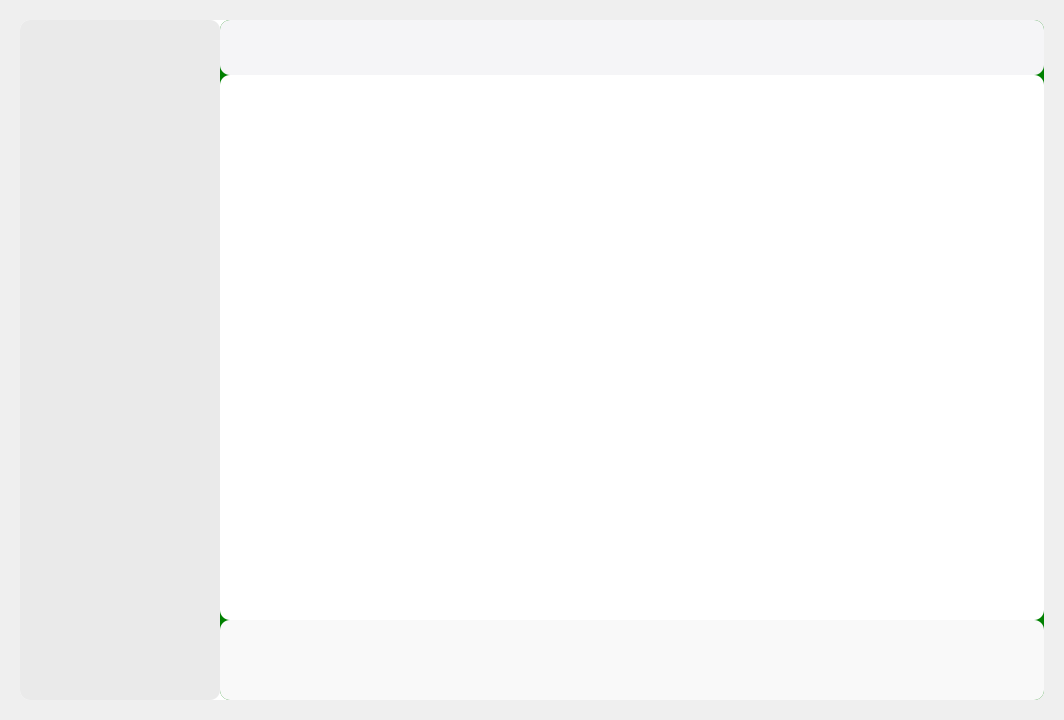
<?xml version="1.0" encoding="UTF-8"?>
<ui version="4.0">
 <class>res::MainWindow</class>
 <widget class="QWidget" name="res::MainWindow">
  <property name="geometry">
   <rect>
    <x>0</x>
    <y>0</y>
    <width>1064</width>
    <height>720</height>
   </rect>
  </property>
  <property name="windowTitle">
   <string>MainWindow</string>
  </property>
  <layout class="QHBoxLayout" name="horizontalLayout">
   <property name="spacing">
    <number>20</number>
   </property>
   <property name="leftMargin">
    <number>20</number>
   </property>
   <property name="topMargin">
    <number>20</number>
   </property>
   <property name="rightMargin">
    <number>20</number>
   </property>
   <property name="bottomMargin">
    <number>20</number>
   </property>
   <item>
    <layout class="QVBoxLayout" name="vertical_layout">
     <property name="spacing">
      <number>0</number>
     </property>
     <item>
      <widget class="QWidget" name="content" native="true">
       <property name="styleSheet">
        <string notr="true">background-color: white;
border-radius: 10px;</string>
       </property>
       <layout class="QHBoxLayout" name="horizontalLayout_2">
        <property name="spacing">
         <number>0</number>
        </property>
        <property name="leftMargin">
         <number>0</number>
        </property>
        <property name="topMargin">
         <number>0</number>
        </property>
        <property name="rightMargin">
         <number>0</number>
        </property>
        <property name="bottomMargin">
         <number>0</number>
        </property>
        <item>
         <widget class="res::Sidebar" name="sidebar" native="true">
          <property name="sizePolicy">
           <sizepolicy hsizetype="Fixed" vsizetype="Preferred">
            <horstretch>0</horstretch>
            <verstretch>0</verstretch>
           </sizepolicy>
          </property>
          <property name="minimumSize">
           <size>
            <width>200</width>
            <height>0</height>
           </size>
          </property>
          <property name="maximumSize">
           <size>
            <width>200</width>
            <height>16777215</height>
           </size>
          </property>
          <property name="styleSheet">
           <string notr="true">background-color: #EAEAEA;</string>
          </property>
         </widget>
        </item>
        <item>
         <widget class="QWidget" name="right_container" native="true">
          <property name="styleSheet">
           <string notr="true">background-color: green;</string>
          </property>
          <layout class="QVBoxLayout" name="verticalLayout">
           <property name="spacing">
            <number>0</number>
           </property>
           <property name="leftMargin">
            <number>0</number>
           </property>
           <property name="topMargin">
            <number>0</number>
           </property>
           <property name="rightMargin">
            <number>0</number>
           </property>
           <property name="bottomMargin">
            <number>0</number>
           </property>
           <item>
            <widget class="res::Header" name="header" native="true">
             <property name="sizePolicy">
              <sizepolicy hsizetype="Preferred" vsizetype="Fixed">
               <horstretch>0</horstretch>
               <verstretch>0</verstretch>
              </sizepolicy>
             </property>
             <property name="minimumSize">
              <size>
               <width>0</width>
               <height>55</height>
              </size>
             </property>
             <property name="maximumSize">
              <size>
               <width>16777215</width>
               <height>55</height>
              </size>
             </property>
             <property name="styleSheet">
              <string notr="true">background-color: #F5F5F7;</string>
             </property>
            </widget>
           </item>
           <item>
            <widget class="res::MainContent" name="main_content" native="true">
             <property name="styleSheet">
              <string notr="true">background-color: #FFFFFF;</string>
             </property>
            </widget>
           </item>
           <item>
            <widget class="res::PlayerBar" name="player_bar" native="true">
             <property name="sizePolicy">
              <sizepolicy hsizetype="Preferred" vsizetype="Fixed">
               <horstretch>0</horstretch>
               <verstretch>0</verstretch>
              </sizepolicy>
             </property>
             <property name="minimumSize">
              <size>
               <width>0</width>
               <height>80</height>
              </size>
             </property>
             <property name="maximumSize">
              <size>
               <width>16777215</width>
               <height>80</height>
              </size>
             </property>
             <property name="styleSheet">
              <string notr="true">background-color: #F9F9F9;</string>
             </property>
            </widget>
           </item>
          </layout>
         </widget>
        </item>
       </layout>
      </widget>
     </item>
    </layout>
   </item>
  </layout>
 </widget>
 <customwidgets>
  <customwidget>
   <class>res::Sidebar</class>
   <extends>QWidget</extends>
   <header>gui/sidebar.hpp</header>
   <container>1</container>
  </customwidget>
  <customwidget>
   <class>res::Header</class>
   <extends>QWidget</extends>
   <header>gui/header.hpp</header>
   <container>1</container>
  </customwidget>
  <customwidget>
   <class>res::PlayerBar</class>
   <extends>QWidget</extends>
   <header>gui/player_bar.hpp</header>
   <container>1</container>
  </customwidget>
  <customwidget>
   <class>res::MainContent</class>
   <extends>QWidget</extends>
   <header>gui/main_content.hpp</header>
   <container>1</container>
  </customwidget>
 </customwidgets>
 <resources/>
 <connections/>
</ui>
